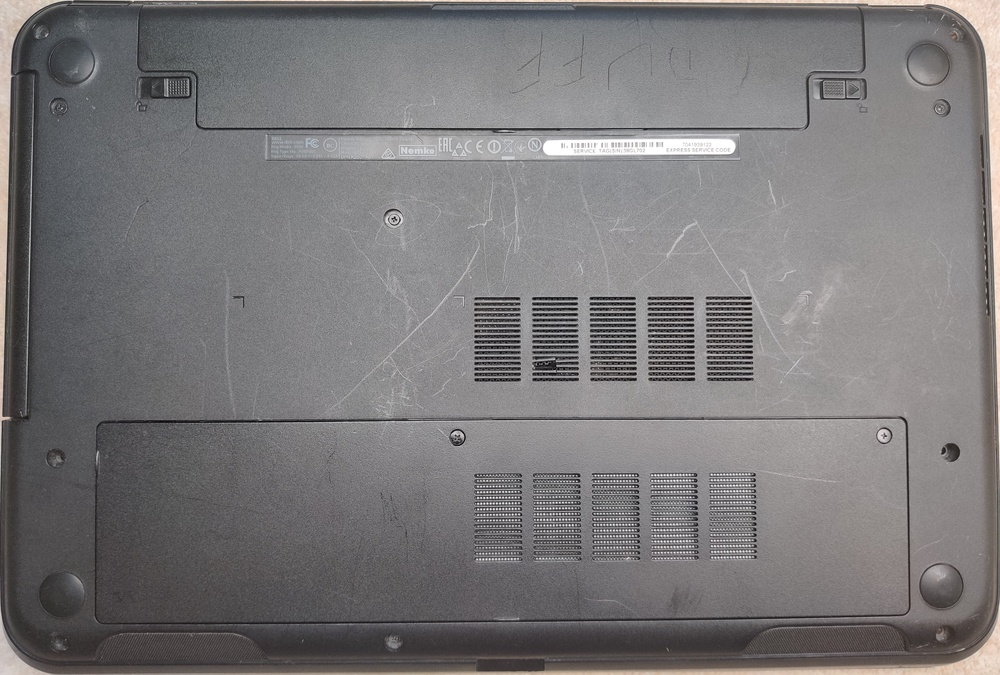
#> input picture images/Light Panel Cropped.jpg, 1000 x 675 px, shrunk from 3890 x 2627 before the run, found by its file name
$ jupyter execute canny_screw_detect.ipynb
#> lines starting #> are read from the running program, lines starting #| are printed output that depends on the picture; after the words box and inside, x2 and y2 are one past the last pixel; in counts of white or black regions, pixels touching at a corner belong together
[cell 1]
import cv2
import numpy as np
from matplotlib import pyplot as plt

[cell 2]
def showImage(img, title):
    img = cv2.cvtColor(img, cv2.COLOR_BGR2RGB) #Converts from one colour space to the other

    # plt.imshow(img)
    # plt.xticks([]), plt.yticks([])  # Hides the graph ticks and x / y axis
    # plt.show()
    cv2.imshow(title, img)
    cv2.waitKey(0)

[cell 3]
raw_image = cv2.imread('images/Light Panel Cropped.jpg')
#> raw_image is the input picture: shape (675, 1000, 3); mean B, G, R 120.8, 119.8, 121.8
showImage(raw_image, "raw_image")

blurred_img = cv2.GaussianBlur(raw_image,(9,9), cv2.BORDER_DEFAULT)
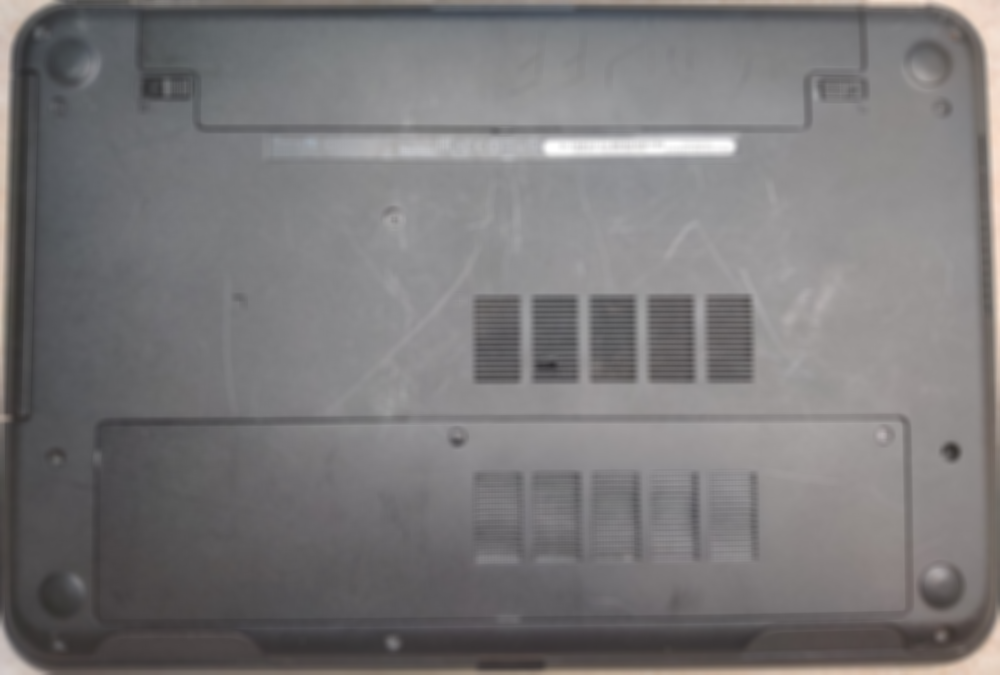
#> blurred_img: shape (675, 1000, 3); mean B, G, R 120.7, 119.7, 121.7

[cell 4]
img_yuv = cv2.cvtColor(blurred_img, cv2.COLOR_BGR2YUV)
#> img_yuv: shape (675, 1000, 3); mean of channels 0, 1, 2 120.4, 128.1, 129.2

# equalize the histogram of the Y channel
img_yuv[:,:,0] = cv2.equalizeHist(img_yuv[:,:,0])
#> img_yuv: shape (675, 1000, 3); mean of channels 0, 1, 2 128.9, 128.1, 129.2

# convert the YUV image back to RGB format
equalised_image = cv2.cvtColor(img_yuv, cv2.COLOR_YUV2BGR)
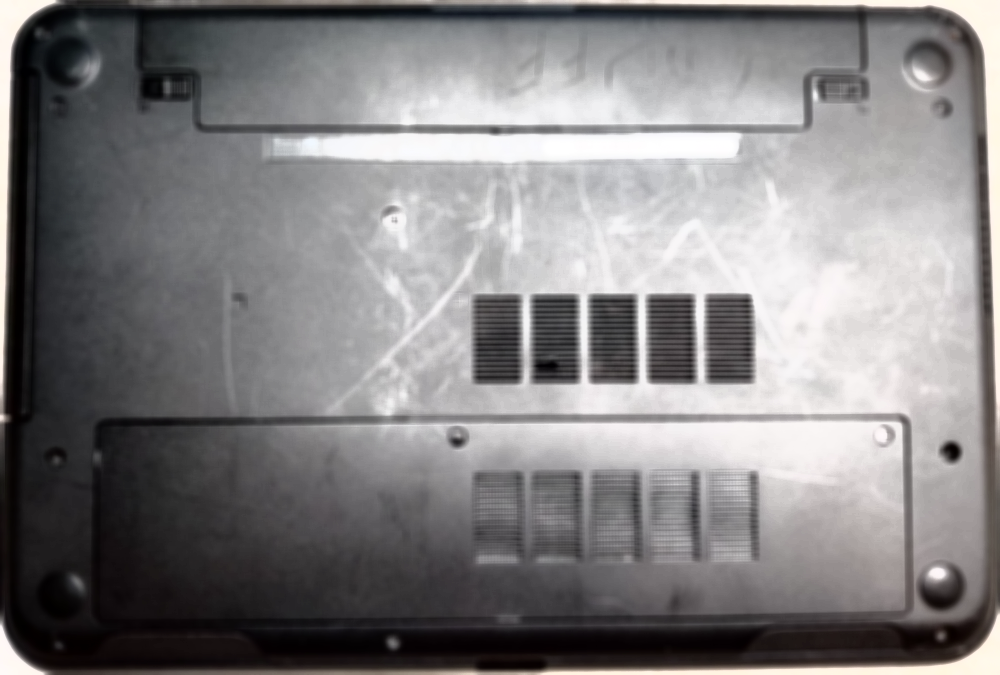
#> equalised_image: shape (675, 1000, 3); mean B, G, R 129.1, 128.1, 130
showImage(equalised_image, "Equalised")

[cell 5]
edge_detected_image = cv2.Canny(equalised_image, 30, 35)
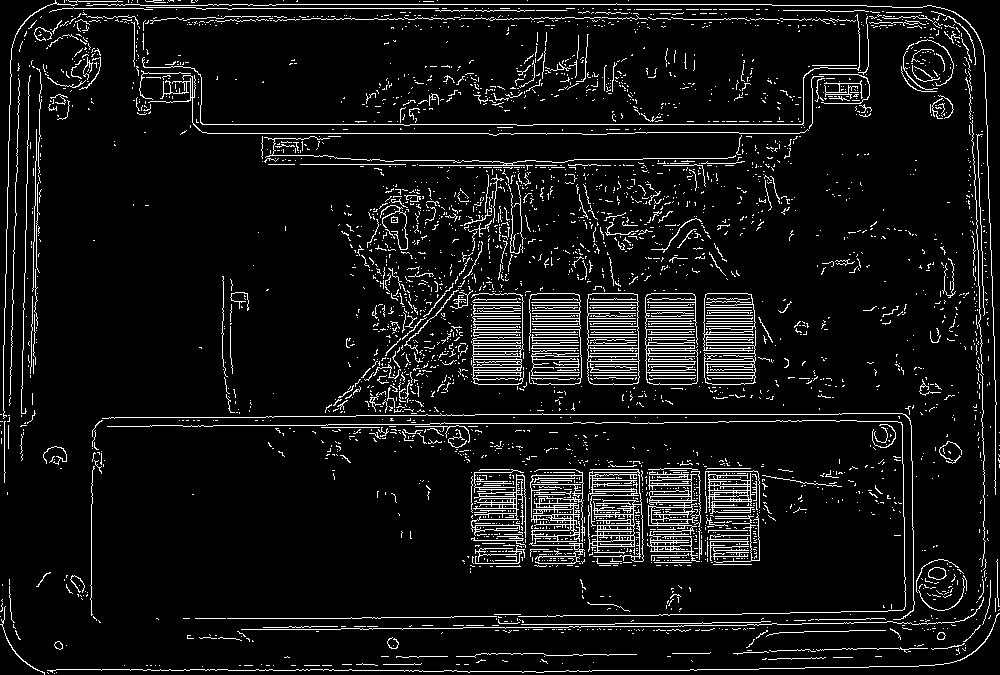
#> edge_detected_image: shape (675, 1000); 7.5% white in thin lines or dots
showImage(edge_detected_image, "Canny Edges")
#> in showImage (call 3), `img = cv2.cvtColor(img, cv2.COLOR_BGR2RGB)`: img: shape (675, 1000, 3); 7.5% white in thin lines or dots

cv2.imshow("Canny Edges", edge_detected_image)

[cell 6]
contours, _= cv2.findContours(edge_detected_image, cv2.RETR_TREE, cv2.CHAIN_APPROX_SIMPLE)
#> contours = 3712 contours, 3629 with area under 20; largest, box (x1, y1, x2, y2) and area: (587, 293, 640, 385) 4548, (587, 293, 639, 357) 3126, (645, 293, 698, 385) 1948, (645, 348, 698, 385) 1698, (704, 330, 756, 385) 1536

[cell 7]
contour_list = []
for contour in contours:
    approx = cv2.approxPolyDP(contour,0.01*cv2.arcLength(contour,True),True)
    area = cv2.contourArea(contour)
    if (len(approx) > 50) & (area > 200):
        contour_list.append(contour)
#> this loop made 3712 passes
#> area on passes 58 to 59: 46.5, 42
#> after the loop, contour_list = []

[cell 8]
print(contour_list)
cv2.drawContours(raw_image, contour_list,  -1, (255,0,0), 3)
showImage(raw_image, "Overlayed Edges")
